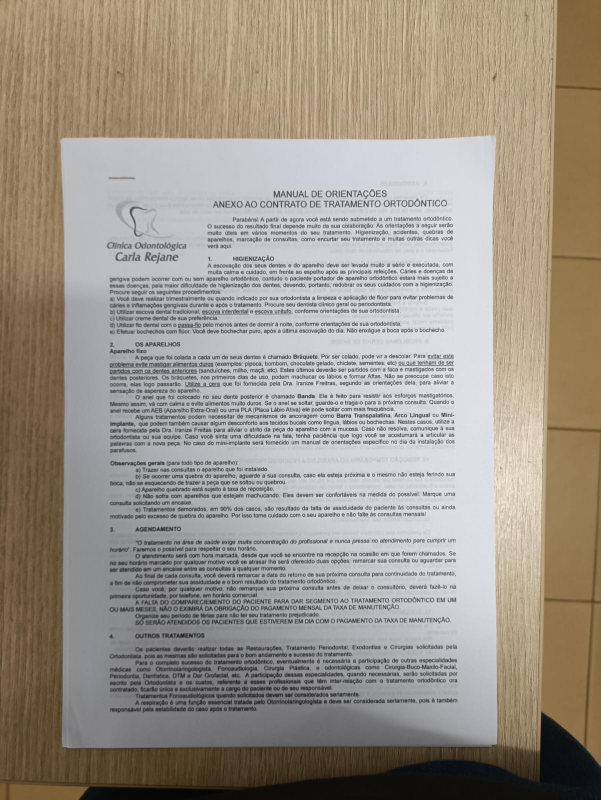
#> input picture assets/WhatsApp Image 2026-11-03 at 14.14.31 (1).jpeg, 1201 x 1600 px (shown at 1/2 size)
$ python -i candidatos.py   (imports and definitions only)
#> lines starting #> are read from the running program, lines starting #| are printed output that depends on the picture; after the words box and inside, x2 and y2 are one past the last pixel; in counts of white or black regions, pixels touching at a corner belong together
### nucleo/geometria.py
"""Geometria dos cantos e retas: o que o resto do programa usa como "régua".

Convenção usada em todo o projeto:
    - um ponto é (x, y), com x para a direita e y para BAIXO (coordenadas de imagem);
    - os quatro cantos de uma folha são guardados em um array 4x2 e, quando
      "ordenados", seguem a ordem: superior-esquerdo, superior-direito,
      inferior-direito, inferior-esquerdo.

Duas formas de representar uma reta aparecem aqui:
    - cartesiana  a·x + b·y = c        (reta_por_dois_pontos / intersecao_de_retas)
    - polar       x·cos(θ) + y·sen(θ) = ρ   (intersecao_polar)
"""

import cv2
import numpy as np


# [62 lines left out: functions ordenar_cantos, transformar_perspectiva, not called in this run]


def afastar_do_centro(cantos, pixels):
    """Afasta cada canto do centro do quadrilátero.

    Usado para compensar a borda engrossada pela dilatação das máscaras: sem
    isso o quadrilátero ficaria alguns pixels "para dentro" da folha. O fator
    1,41 (√2) vem do deslocamento na diagonal de um quadrado.
    """
    direcao = cantos - cantos.mean(axis=0)
    direcao /= np.linalg.norm(direcao, axis=1, keepdims=True)
    return (cantos + direcao * pixels * 1.41).astype(np.float32)


def reta_por_dois_pontos(p, q):
    """Reta no formato a·x + b·y = c que passa pelos pontos p e q."""
    a, b = q[1] - p[1], p[0] - q[0]
    return a, b, a * p[0] + b * p[1]


def intersecao_de_retas(r1, r2):
    """Ponto onde duas retas cartesianas (a, b, c) se cruzam, ou None se forem
    paralelas. Resolve o sistema 2x2 pela regra de Cramer."""
    a1, b1, c1 = r1
    a2, b2, c2 = r2
    determinante = a1 * b2 - a2 * b1
    if abs(determinante) < 1e-6:
        return None  # retas paralelas: não se cruzam
    return np.array([(c1 * b2 - c2 * b1) / determinante,
                     (a1 * c2 - a2 * c1) / determinante], np.float32)


# [15 lines left out: function intersecao_polar, not called in this run]

### nucleo/deteccao/pontuacao.py
"""Como um quadrilátero candidato é "pontuado" na detecção.

Um bom candidato tem os quatro lados em cima de bordas REAIS da foto. Um
candidato errado corta o meio da folha ou do fundo, onde não existe borda.
As funções deste módulo medem isso e são usadas pelas passadas 1 e 2.
"""

import cv2
import numpy as np


def medir_apoio_nas_bordas(cantos, bordas):
    """Mede quanto do contorno do quadrilátero passa sobre bordas reais.

    Devolve (apoio_medio, apoio_do_pior_lado), ambos entre 0 e 1:
        apoio_medio       fração total do contorno sobre bordas (média ponderada
                          pelo comprimento: lados longos pesam mais);
        apoio_do_pior_lado  apoio do lado MENOS apoiado. Antes só a média era
                          avaliada, e um lado inventado (uma diagonal, por
                          exemplo) passava se os outros três fossem fortes.

    Trechos colados na margem da foto são ignorados: lá a borda da folha pode
    simplesmente estar fora do quadro, então não dá para saber.
    """
    margem = 4  # faixa (em pixels) da borda da foto que não conta
    apoios_por_lado, acertos, totais = [], 0, 0
    for k in range(4):
        # Desenha só o lado k numa imagem vazia e apaga a faixa da margem.
        linha = np.zeros(bordas.shape, np.uint8)
        cv2.line(linha, tuple(int(v) for v in cantos[k]),
                 tuple(int(v) for v in cantos[(k + 1) % 4]), 255, 1)
        linha[:margem, :] = 0
        linha[-margem:, :] = 0
        linha[:, :margem] = 0
        linha[:, -margem:] = 0

        total = cv2.countNonZero(linha)
        comprimento = float(np.linalg.norm(cantos[(k + 1) % 4] - cantos[k]))
        if total < 0.25 * comprimento:
            continue  # lado quase todo na margem: não dá para medir

        # Quantos pixels do lado caem em cima de uma borda detectada.
        sobre_borda = cv2.countNonZero(cv2.bitwise_and(linha, bordas))
        apoios_por_lado.append(sobre_borda / total)
        acertos += sobre_borda
        totais += total

    if not apoios_por_lado:
        return 0.0, 0.0
    return acertos / totais, float(min(apoios_por_lado))


# [16 lines left out: function tem_lado_na_margem, not called in this run]

### nucleo/deteccao/candidatos.py
"""Passadas 1 e 2 da detecção: candidatos a partir de contornos.

Estratégia (passada 1, "normal"):
    1. Gera várias máscaras binárias da foto (Otsu e Canny, em dois canais).
    2. Em cada máscara, procura os maiores contornos e tenta transformá-los em
       quadriláteros.
    3. Ajusta os lados do quadrilátero às retas reais da borda (Hough).
    4. Pontua cada candidato e fica com o melhor (ver pontuacao.py).

A passada 2 repete o processo sobre uma versão com contraste local realçado
(CLAHE), exigindo mais apoio nas bordas. Ela só roda se a 1ª não achar nada,
porque o CLAHE também realça texturas (madeira, piso) e confundiria as fotos
que já funcionam.
"""

import cv2
import numpy as np

from nucleo.configuracao import APOIO_MINIMO, AREA_MINIMA_RELATIVA, LADO_MINIMO
from nucleo.deteccao.pontuacao import medir_apoio_nas_bordas
from nucleo.geometria import (afastar_do_centro, intersecao_de_retas,
                              reta_por_dois_pontos)


# ----------------------------------------------------------------- canais e máscaras

# [217 lines left out: functions _apagar_texto, _canny_automatico, _gerar_mascaras, _quadrilatero, _encaixar_nas_retas, _melhor_candidato and 2 more, not called in this run]

>>> import cv2
>>> picture = cv2.imread('../../assets/WhatsApp Image 2026-11-03 at 14.14.31 (1).jpeg')
#> picture is the input picture: shape (1600, 1201, 3); mean B, G, R 137.6, 148.9, 157.2
>>> result = passada_normal(picture)
#> in _apagar_texto, `return cv2.morphologyEx(canal, cv2.MORPH_CLOSE, kernel)`:
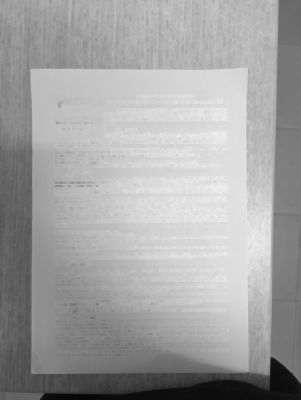
#> returned value: shape (1600, 1201) (shown at 1/4 size); min 6, max 255, mean 162.7
#> in _apagar_texto (call 2), `return cv2.morphologyEx(canal, cv2.MORPH_CLOSE, kernel)`:
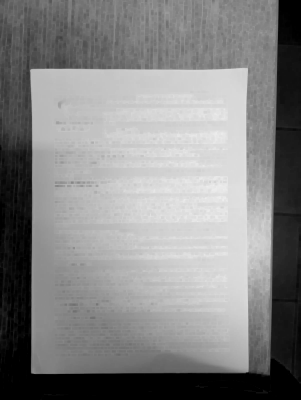
#> returned value: shape (1600, 1201) (shown at 1/4 size); min 0, max 254, mean 132.8
#> the loop in _gerar_mascaras, `for canal in canais.values():` made 2 passes
#> pass 1, in _gerar_mascaras, `_, otsu = cv2.threshold(cv2.GaussianBlur(canal, (5, 5), 0), 0, 255, cv..`:
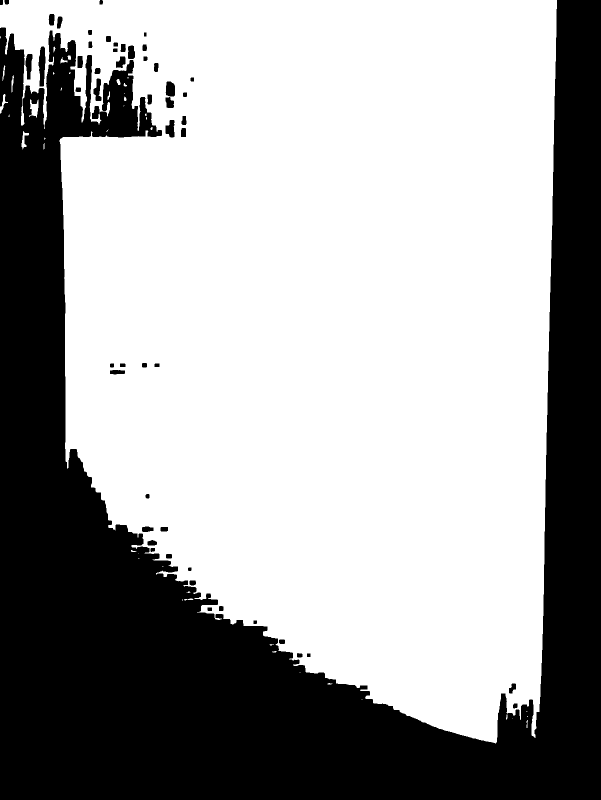
#> otsu: shape (1600, 1201) (shown at 1/2 size); 64.3% white; 53 black regions, largest, box (x1, y1, x2, y2) and area: (0, 0, 1201, 1600) 678166, (77, 93, 91, 173) 832, (51, 108, 65, 159) 506
#> pass 2, in _gerar_mascaras, `_, otsu = cv2.threshold(cv2.GaussianBlur(canal, (5, 5), 0), 0, 255, cv..`:
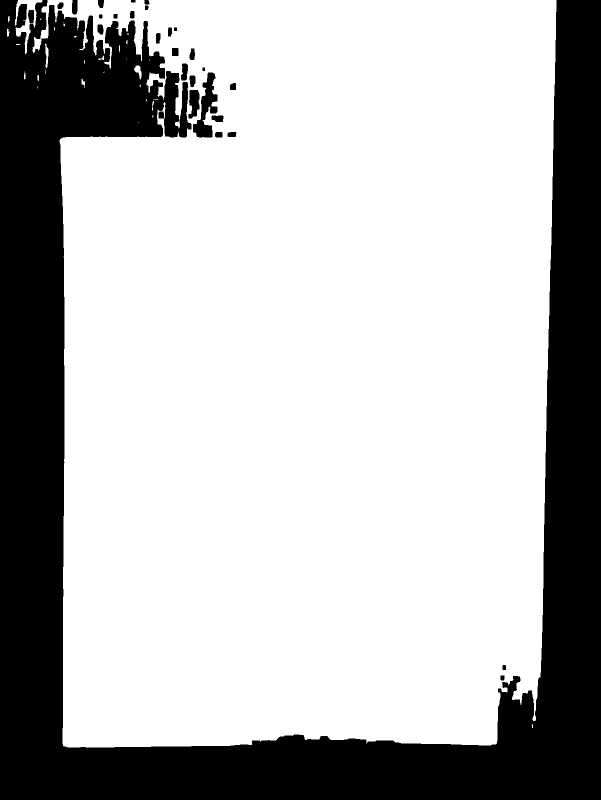
#> otsu: shape (1600, 1201) (shown at 1/2 size); 72% white; 29 black regions, largest, box (x1, y1, x2, y2) and area: (0, 0, 1201, 1600) 529832, (386, 145, 435, 275) 2886, (377, 180, 399, 237) 930
#> pass 2, in _gerar_mascaras, `bordas = _canny_automatico(canal)`:
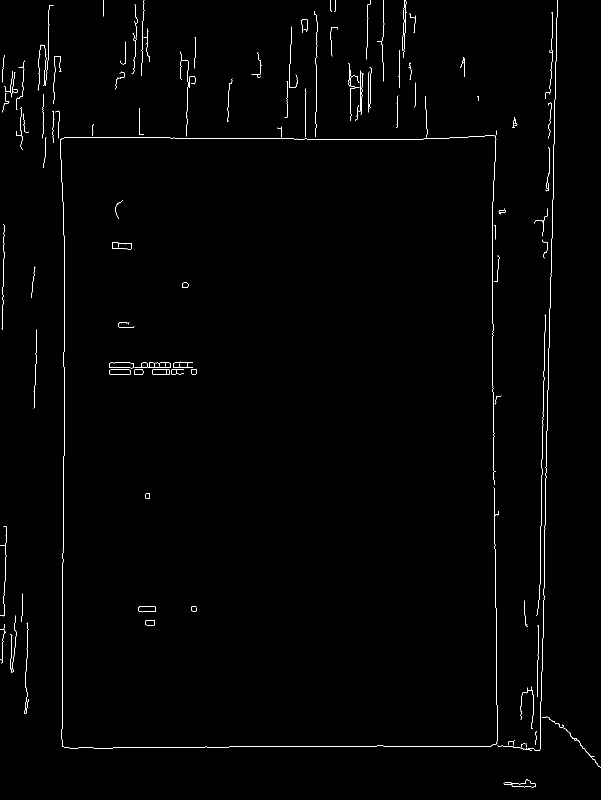
#> bordas: shape (1600, 1201) (shown at 1/2 size); 0.8% white in thin lines or dots
#> after the loop in _gerar_mascaras, `for canal in canais.values():`: mascaras = 6 items
#> in passada_normal, `mascaras, canais = _gerar_mascaras(imagem_reduzida)`: canais = 2 items
#> in passada_normal, `bordas_nota = bordas_cinza | _canny_automatico(canais["brancura"])`:
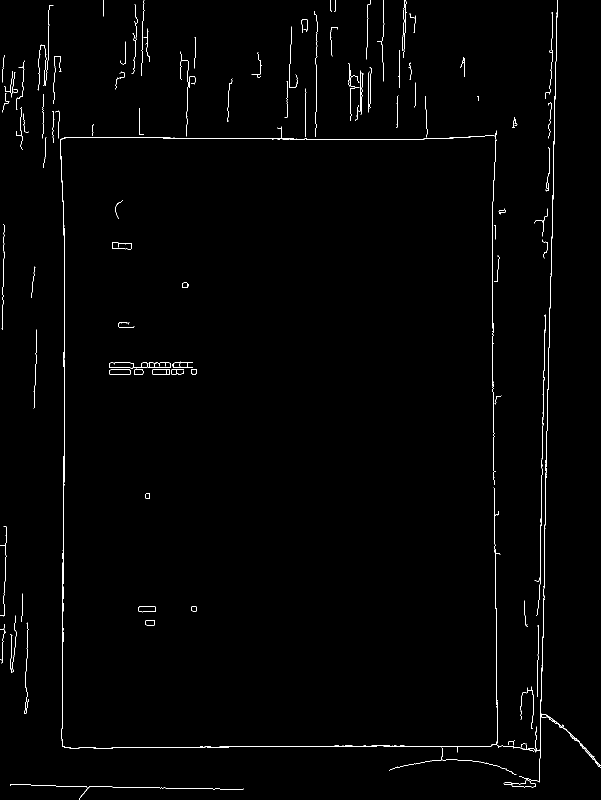
#> bordas_nota: shape (1600, 1201) (shown at 1/2 size); 0.93% white in thin lines or dots
#> in _melhor_candidato, `segmentos = cv2.HoughLinesP(bordas_finas, 1, np.pi / 180, 40, minLineL..`: segmentos = [[1085, 1303, 1093, 862], [985, 766, 985, 403], [538, 1492, 742, 1492], [1083, 988, 1087, 741], [126, 1222, 126, 1034], [544, 278, 737, 278], [225, 1574, 486, 1578], [131, 275, 325, 275], [385, 277, 579, 277]]
#> in _melhor_candidato, `referencia = cv2.dilate(bordas_nota, np.ones((7, 7), np.uint8))`:
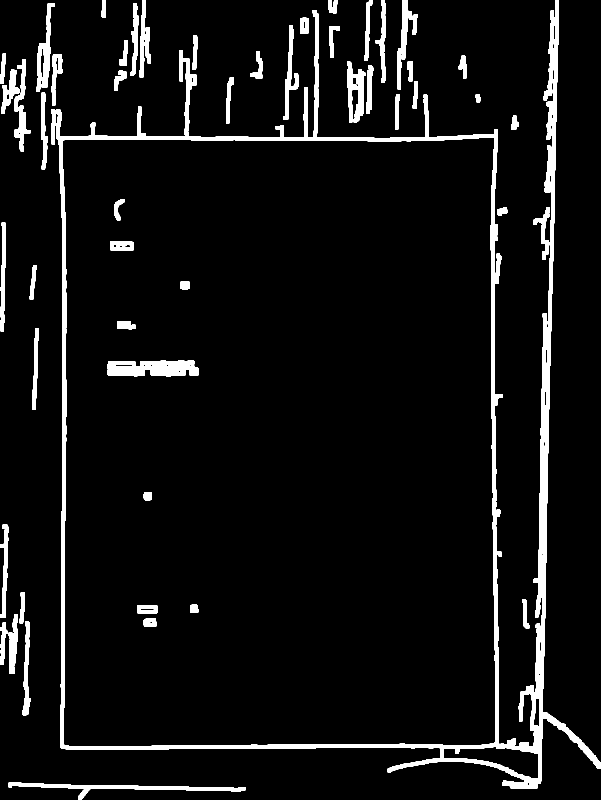
#> referencia: shape (1600, 1201) (shown at 1/2 size); 6.2% white; 51 white regions, largest, box (x1, y1, x2, y2) and area: (102, 0, 1201, 1578) 68120, (215, 720, 397, 753) 4719, (17, 1565, 491, 1600) 3712
#> the loop in _melhor_candidato, `for tipo, mascara, afastamento in mascaras:` made 6 passes
#> after the loop in _melhor_candidato, `for tipo, mascara, afastamento in mascaras:`: melhor_nota = 0.488; melhores_cantos = [[121.9, 278.3], [1103.7, 270.3], [1079.8, 1587.1], [127.3, 1572.5]]
#> in passada_normal, `cantos = _melhor_candidato(mascaras, bordas_cinza, bordas_nota, altura..`: cantos has the same summary as melhores_cantos in _melhor_candidato

$ run again, on assets/WhatsApp Image 2026-11-03 at 14.14.32 (1).jpeg
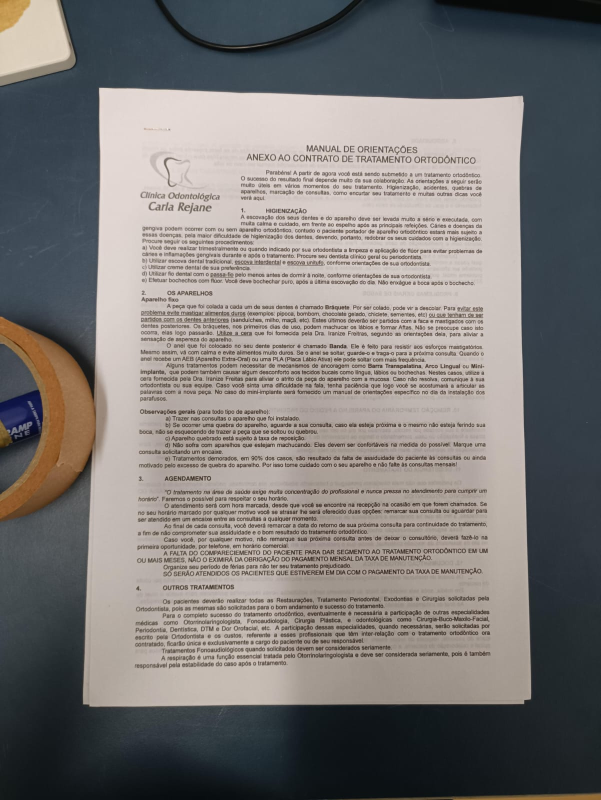
#> input picture assets/WhatsApp Image 2026-11-03 at 14.14.32 (1).jpeg, 1201 x 1600 px (shown at 1/2 size)
#> picture is the input picture: shape (1600, 1201, 3); mean B, G, R 118, 119.8, 122.9
#> hsv: shape (1600, 1201, 3); mean H, S, V 49.1, 47.7, 129.7
#> the loop in _gerar_mascaras, `for canal in canais.values():` made 2 passes
#> pass 1, in _gerar_mascaras, `_, otsu = cv2.threshold(cv2.GaussianBlur(canal, (5, 5), 0), 0, 255, cv..`:
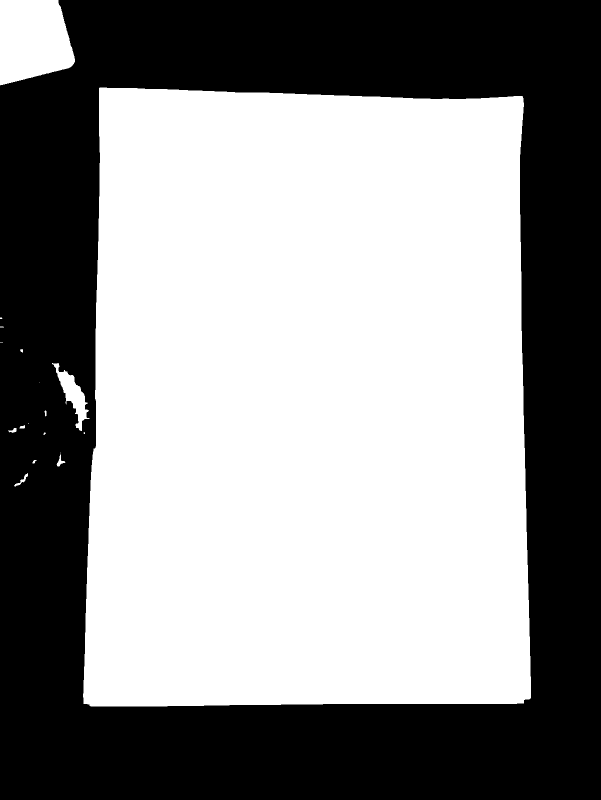
#> otsu: shape (1600, 1201) (shown at 1/2 size); 56.1% white; 1 black region, box (x1, y1, x2, y2) and area: (0, 0, 1201, 1600) 843362
#> after the loop in _gerar_mascaras, `for canal in canais.values():`: mascaras = 6 items
#> in passada_normal, `mascaras, canais = _gerar_mascaras(imagem_reduzida)`: canais = 2 items
#> bordas_nota: shape (1600, 1201); 0.63% white in thin lines or dots
#> segmentos = [[499, 185, 825, 196], [165, 1400, 179, 1015], [1039, 354, 1042, 582], [693, 1408, 1045, 1408], [466, 1409, 692, 1409], [635, 1598, 884, 1594], [190, 950, 194, 732]]
#> in _melhor_candidato, `referencia = cv2.dilate(bordas_nota, np.ones((7, 7), np.uint8))`:
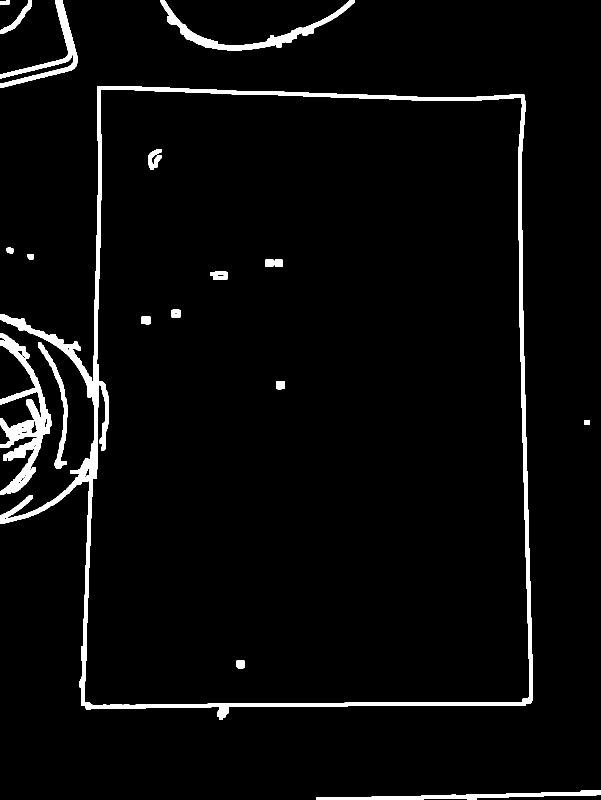
#> referencia: shape (1600, 1201) (shown at 1/2 size); 3.8% white; 19 white regions, largest, box (x1, y1, x2, y2) and area: (0, 172, 1066, 1440) 40820, (0, 666, 104, 990) 10693, (321, 0, 710, 101) 5817
#> the loop in _melhor_candidato, `for tipo, mascara, afastamento in mascaras:` made 6 passes
#> after the loop in _melhor_candidato, `for tipo, mascara, afastamento in mascaras:`: melhor_nota = 0.55; melhores_cantos = [[209.5, 175.2], [1044.2, 203.4], [1059.3, 1408], [164.7, 1408]]
#> in passada_normal, `cantos = _melhor_candidato(mascaras, bordas_cinza, bordas_nota, altura..`: cantos has the same summary as melhores_cantos in _melhor_candidato
